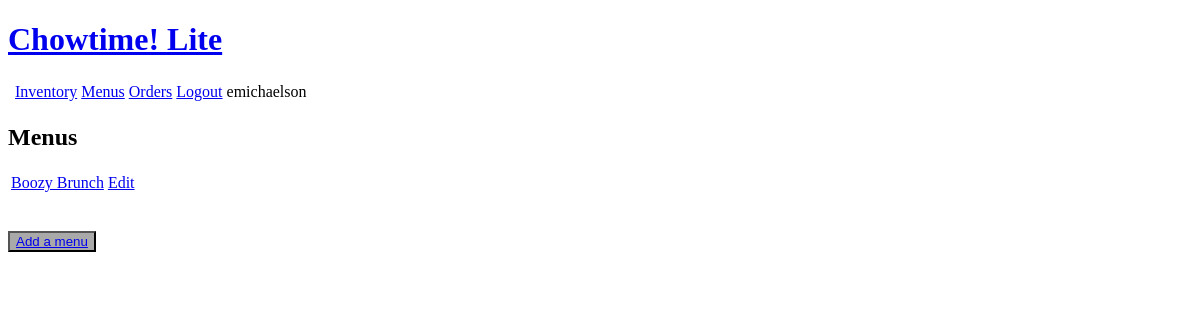
The page /menus/ (signed in) on the database as committed earlier.
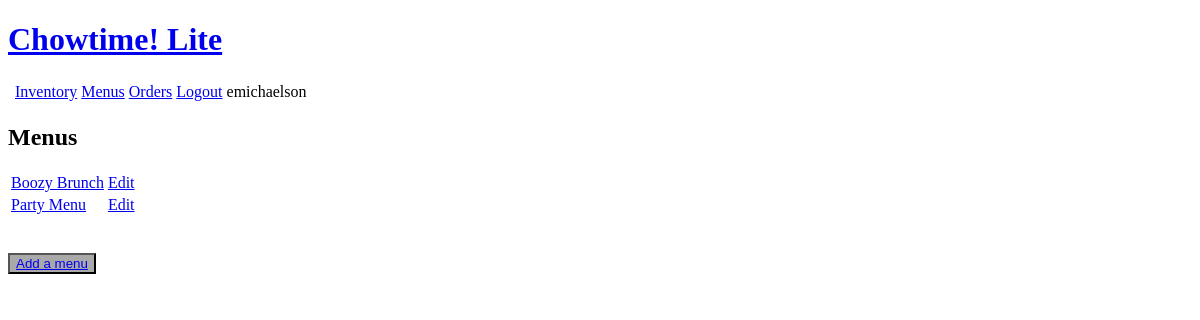
The same page on the database as committed later.
### inventory/models.py (models this page shows, shortened)
class Menu(models.Model):
    user = models.ForeignKey(User, on_delete=models.SET_NULL, null=True, blank=True)
    name = models.CharField(max_length=200)
    timeCreated = models.DateTimeField(auto_now_add=True)
    timeUpdated = models.DateTimeField(auto_now=True)

### inventory/views.py (the view)
# urls.py: path('menus/', views.MenuList, name='menulist'),
@login_required(login_url='login')
def MenuList(request):
    user = request.user
    menus = Menu.objects.filter(user=user)
    context = {'menus': menus}
    return render(request, 'inventory/menuList.html', context)

### inventory/templates/inventory/menuList.html
{% extends 'inventory/header.html' %}
{% block content %}
<h2>Menus</h2>
<div>
    <table>
        <tbody>
            {% for menu in menus %}
                <tr>
                    <td><a href="{% url 'menuview' menu.id %}">{{menu.name}}</a></td>
                    <td><a href="{% url 'menuupdate' menu.id %}">Edit</a></td>
                </tr>
            {% endfor %}
        </tbody>
    </table>
    <br>
    <br>
    <button style="background-color: darkgrey;" type="button"><a href="{% url 'menucreate' %}">Add a menu</a></button>
</div>
{% endblock %}

Rows that differ between the two databases and show on the page:
added Menu: name "Party Menu"
